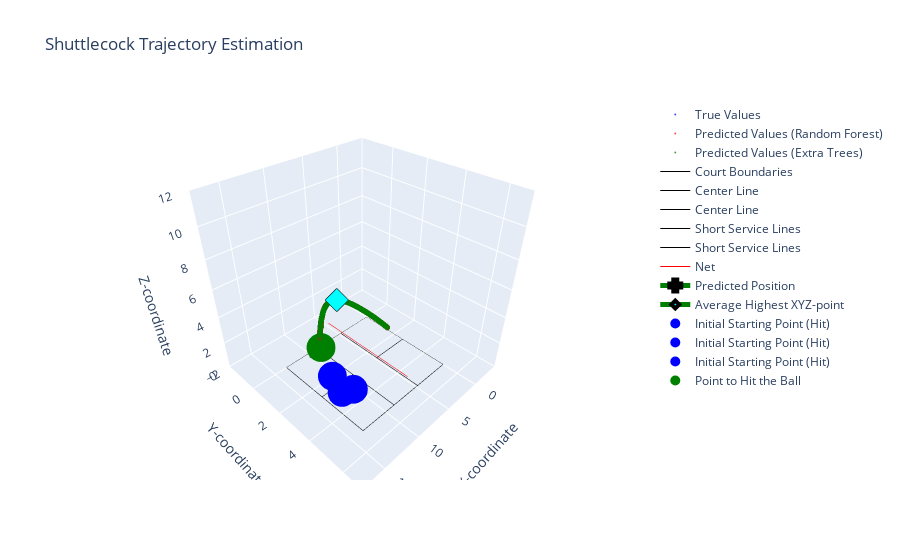

Write notebook code for a chart like this one.
### Markdown cell above
### ROBOT - Shuttlecock Trajectory Estimation

### Code cell
import plotly.graph_objects as go
# Define court dimensions
court_length_x = 13.4
court_length_y = 5.18
court_height_skybox = 10
court_height_net = 1.55
court_length_centerline = 4.68

def is_point_within_court(x, y, z, court_length_x, court_length_y, court_height_skybox):
    """
    Check if a point is within the court boundaries.
    
    Args:
        x (float): X-coordinate of the point
        y (float): Y-coordinate of the point
        z (float): Z-coordinate of the point
        court_length_x (float): Length of the court along the X-axis
        court_length_y (float): Length of the court along the Y-axis
        court_height_skybox (float): Height of the court's skybox
    
    Returns:
        bool: True if the point is within the court boundaries, False otherwise
    """
    return 0 <= x <= court_length_x and 0 <= y <= court_length_y and 0 <= z <= court_height_skybox


# Create the 3D scatter plot
fig = go.Figure(data=[
    go.Scatter3d(
        x=y_actual_coords['SHUTTLECOCK POSITIION IN AIR(X) metres'],
        y=y_actual_coords['SHUTTLECOCK POSITIION IN AIR(Y) metres'],
        z=y_actual_coords['SHUTTLECOCK POSITIION IN AIR(Z) metres'],
        mode='markers',
        name='True Values',
        marker=dict(color='blue', size=2),
        opacity=0.7
    ),
    go.Scatter3d(
        x=predicted_trajectory_points_RT[:, 0],
        y=predicted_trajectory_points_RT[:, 1],
        z=predicted_trajectory_points_RT[:, 2],
        mode='markers',
        name='Predicted Values (Random Forest)',
        marker=dict(color='red', size=2),
        opacity=0.7
    ),
    go.Scatter3d(
        x=predicted_trajectory_points_ET[:, 0],
        y=predicted_trajectory_points_ET[:, 1],
        z=predicted_trajectory_points_ET[:, 2],
        mode='markers',
        name='Predicted Values (Extra Trees)',
        marker=dict(color='green', size=2),
        opacity=0.7
    ),
])

# Set plot title and axis labels
fig.update_layout(
    title='Shuttlecock Trajectory Estimation',
    scene=dict(
        xaxis_title='X-coordinate',
        yaxis_title='Y-coordinate',
        zaxis_title='Z-coordinate',
        xaxis=dict(range=[-4, 18]),  # Set the range for X-axis
        yaxis=dict(range=[-2, 7]),   # Set the range for Y-axis
        zaxis=dict(range=[0, 12]),  # Set the range for Z-axis
        aspectmode='manual',         # Set the aspect mode to manual for custom scaling
        aspectratio=dict(x=1, y=1, z=1)  # Set the aspect ratio for equal scaling of axes
    )
)

# Add court lines to the plot
fig.add_trace(go.Scatter3d(
    x=[0, court_length_x, court_length_x, 0, 0],
    y=[0, 0, court_length_y, court_length_y, 0],
    z=[0, 0, 0, 0, 0],
    mode='lines',
    name='Court Boundaries',
    line=dict(color='black', width=1)
))

fig.add_trace(go.Scatter3d(
    x=[0, court_length_centerline, court_length_centerline, 0, 0],
    y=[court_length_y / 2, court_length_y / 2, court_length_y / 2, court_length_y / 2, court_length_y / 2],
    z=[0, 0, 0, 0, 0],
    mode='lines',
    name='Center Line',
    line=dict(color='black', width=1)
))

fig.add_trace(go.Scatter3d(
    x=[court_length_x - court_length_centerline, court_length_x],
    y=[court_length_y / 2, court_length_y / 2],
    z=[0, 0, 0, 0, 0],
    mode='lines',
    name='Center Line',
    line=dict(color='black', width=1)
))

fig.add_trace(go.Scatter3d(
    x=[court_length_centerline + 0.04, court_length_centerline + 0.04],
    y=[0, court_length_y],
    z=[0, 0],
    mode='lines',
    name='Short Service Lines',
    line=dict(color='black', width=1)
))

fig.add_trace(go.Scatter3d(
    x=[court_length_x - court_length_centerline - 0.04, court_length_x - court_length_centerline - 0.04],
    y=[0, court_length_y],
    z=[0, 0],
    mode='lines',
    name='Short Service Lines',
    line=dict(color='black', width=1)
))

fig.add_trace(go.Scatter3d(
    x=[court_length_x / 2, court_length_x / 2],
    y=[0, court_length_y],
    z=[court_height_net, court_height_net],
    mode='lines',
    name='Net',
    line=dict(color='red', width=1)
))

# Initialize variables
all_within_court_RT = True
all_within_court_ET = True
highest_xyz_points_RT = []
highest_xyz_points_ET = []
highest_z_index_RT = np.argmax(predicted_trajectory_points_RT[:, 2])
highest_z_index_ET = np.argmax(predicted_trajectory_points_ET[:, 2])

# Check if all predicted values for the RT group are within the court
for point in predicted_trajectory_points_RT:
    x, y, z = point
    if not is_point_within_court(x, y, z, court_length_x, court_length_y, court_height_skybox):
        all_within_court_RT = False
        break

# Check if all predicted values for the ET group are within the court
for point in predicted_trajectory_points_ET:
    x, y, z = point
    if not is_point_within_court(x, y, z, court_length_x, court_length_y, court_height_skybox):
        all_within_court_ET = False
        break

color = "red"
predict = True
placeholder="Initial Starting Point (Miss)"
            
if not (all_within_court_RT and all_within_court_ET):
    color = "black"
    predict = False
    placeholder="Initial Starting Point (OUT)"
        
highest_xyz_points_RT = predicted_trajectory_points_RT[-1]
highest_xyz_point_RT = predicted_trajectory_points_RT[highest_z_index_RT]
highest_xyz_points_ET = predicted_trajectory_points_ET[-1]
highest_xyz_point_ET = predicted_trajectory_points_ET[highest_z_index_ET]
    
# Average out the predicted XYZ points
average_xyz = np.mean([highest_xyz_points_RT, highest_xyz_points_ET], axis=0)
# Average out the highest XYZ points
average_highest_xyz = np.mean([highest_xyz_point_RT, highest_xyz_point_ET], axis=0)

# Print the count
print("Is predicted Regression Tree (RT) within court: ", all_within_court_RT)
print("Is predicted Extra Tree (ET) within court: ", all_within_court_ET)
# Print the average XYZ values
print("Average XYZ of Estimated Shuttlecock Position:", average_xyz)

# Add the average predicted X, Y, and Z points to the graph
fig.add_trace(go.Scatter3d(
    x=[average_xyz[0]],
    y=[average_xyz[1]],
    z=[average_xyz[2]],
    mode='lines+markers',
    name='Predicted Position',
    line=dict(color="green", width=5),
    marker=dict(symbol="cross", size=10, color="cyan", line=dict(color="black", width=4)),
    opacity=1
))

# Add the average highest X, Y, and Z points to the graph
fig.add_trace(go.Scatter3d(
    x=[average_highest_xyz[0]],
    y=[average_highest_xyz[1]],
    z=[average_highest_xyz[2]],
    mode='lines+markers',
    name='Average Highest XYZ-point',
    line=dict(color="green", width=5),
    marker=dict(symbol="diamond", size=6, color="cyan", line=dict(color="black", width=4)),
    opacity=1
))

# Calculate the height of the badminton racket from the ground
badminton_height = (120 / 100) - (0.17/2)  # -> 0.17/2 assuming we want to hit it somewhere in the middle of the top quarter

# Calculate the length and width of the robot
robot_length = 20.4 / 100  # Convert length from cm to meters
robot_width = 23 / 100  # Convert width from cm to meters

# Define the range for the initial starting position
x_range = [0, 4.72]
y_range = [0, 5.18]

# Define number of random positions to test
no_of_random_pos = 3

for i in range(no_of_random_pos):
    # Generate random initial starting position within the specified range
    random_initial_x = random.uniform(x_range[0], x_range[1])
    random_initial_y = random.uniform(y_range[0], y_range[1])

    # Calculate the position where the dummy robot should move to
    robot_x = court_length_x - average_xyz[0] - robot_length - random_initial_x
    robot_y = court_length_y - average_xyz[1] - robot_width - random_initial_y

    # Calculate the distance traveled by the robot
    robot_distance = np.sqrt(robot_x ** 2 + robot_y ** 2)
    # Calculate the time required for the robot to move to the position
    robot_movement_time = robot_distance / 3
    if (all_within_court_RT and all_within_court_ET):
        print("Distance: {:.2f} meters in {:.2f} seconds".format(robot_distance, robot_movement_time))

    # Calculate the adjusted z-coordinate for hitting the shuttlecock
    robot_z = average_highest_xyz[2] - badminton_height

    # Check if the average highest XYZ-point is within the court and the robot can reach the position before the ball drops
    if (
        average_xyz[0] >= 0
        and average_xyz[0] <= court_length_x
        and average_xyz[1] >= 0
        and average_xyz[1] <= court_length_y
        and average_highest_xyz[2] >= 0
        and average_highest_xyz[2] <= court_height_skybox
        and robot_movement_time <= 1.5
        and robot_z >= 0
    ):
        # Add the initial starting point of the dummy robot to the graph
        fig.add_trace(
            go.Scatter3d(
                x=[court_length_x - random_initial_x],
                y=[court_length_y - random_initial_y],
                z=[badminton_height],
                mode="markers",
                name="Initial Starting Point (Hit)",
                marker=dict(color="blue", size=10),
                opacity=1,
            )
        )

        # Calculate the (x, y) difference
        x_difference = robot_x
        y_difference = robot_y
        
        if (all_within_court_RT and all_within_court_ET):
            print(f"X difference: {x_difference}")
            print(f"Y difference: {y_difference}")
            print(f"Time required: {robot_movement_time} seconds")
            print("Able to reach and hit on time")
    else:
        # Add the initial starting point of the dummy robot to the graph
        fig.add_trace(
            go.Scatter3d(
                x=[court_length_x - random_initial_x],
                y=[court_length_y - random_initial_y],
                z=[badminton_height],
                mode="markers",
                name=placeholder,
                marker=dict(color=color, size=10),
                opacity=0.3,
            )
        )
        
        if (all_within_court_RT and all_within_court_ET):
            if robot_movement_time > 1.5:
                print(f"X difference: {x_difference}")
                print(f"Y difference: {y_difference}")
                print(f"Time required: {robot_movement_time} seconds")
                print("Cannot reach on time")
            else:
                print("Cannot hit")

if (all_within_court_RT and all_within_court_ET):
    # Add the point where the dummy robot can hit the ball to the graph
    fig.add_trace(
        go.Scatter3d(
            x=[court_length_x - random_initial_x - robot_x],
            y=[court_length_y - random_initial_y - robot_y],
            z=[badminton_height],
            mode="markers",
            name="Point to Hit the Ball",
            marker=dict(color="green", size=10),
            opacity=1,
        )
)

# Show the 3D plot
fig.show()

# Save the plot as an HTML file
offline.plot(fig, filename='interactive_models/robot_pred_normal_reg.html')

### Figure 1 — Plotly figure (JSON) as saved in the notebook; plotly's stock layout.template omitted (floating-point values rounded to 4 significant figures)
{"data": [{"marker": {"color": "blue", "size": 2}, "mode": "markers", "name": "True Values", "opacity": 0.7, "type": "scatter3d", "x": [4.077, 4.153, 4.227, 4.302, 4.376, 4.451, 4.524, 4.595, 4.668, 4.737, 4.81, 4.882, 4.952, 5.021, 5.089, 5.157, 5.227, 5.293, 5.36, 5.427, 5.492, 5.557, 5.621, 5.687, 5.748, 5.814, 5.875, 5.938, 5.998, 6.059, 6.12, 6.181, 6.24, 6.297, 6.359, 6.415, 6.473, 6.529, 6.585, 6.641, 6.695, 6.751, 6.805, 6.859, 6.911, 6.964, 7.017, 7.069, 7.119, 7.17, 7.221, 7.267, 7.319, 7.367, 7.413, 7.461, 7.509, 7.554, 7.6, 7.645, 7.689, 7.734, 7.779, 7.822, 7.863, 7.906, 7.947, 7.988, 8.028, 8.069, 8.109, 8.146, 8.185, 8.224, 8.261, 8.295, 8.334, 8.369, 8.404, 8.438, 8.473, 8.508, 8.537, 8.571, 8.604, 8.634, 8.664, 8.695, 8.726, 8.755, 8.783, 8.811, 8.84, 8.868, 8.893, 8.92, 8.946, 8.971, 8.995, 9.02, 9.045, 9.064, 9.086, 9.112, 9.132, 9.154, 9.173, 9.19, 9.212, 9.231, 9.249, 9.267, 9.283, 9.3, 9.317, 9.332, 9.346, 9.361, 9.376, 9.39, 9.403, 9.416, 9.427, 9.437, 9.448, 9.459, 9.468, 9.478], "y": [2.966, 2.932, 2.899, 2.866, 2.833, 2.799, 2.767, 2.735, 2.702, 2.672, 2.639, 2.607, 2.576, 2.545, 2.515, 2.485, 2.454, 2.424, 2.394, 2.365, 2.336, 2.307, 2.278, 2.249, 2.222, 2.192, 2.165, 2.137, 2.11, 2.083, 2.056, 2.029, 2.003, 1.977, 1.95, 1.925, 1.899, 1.874, 1.849, 1.824, 1.8, 1.775, 1.751, 1.727, 1.704, 1.681, 1.657, 1.634, 1.611, 1.589, 1.566, 1.545, 1.522, 1.501, 1.48, 1.459, 1.438, 1.417, 1.397, 1.377, 1.357, 1.338, 1.317, 1.298, 1.28, 1.261, 1.243, 1.224, 1.207, 1.188, 1.171, 1.154, 1.137, 1.12, 1.103, 1.088, 1.07, 1.055, 1.039, 1.024, 1.008, 0.993, 0.9799, 0.965, 0.9502, 0.9366, 0.9235, 0.9095, 0.896, 0.883, 0.8703, 0.8582, 0.845, 0.8326, 0.8215, 0.8095, 0.798, 0.7867, 0.7759, 0.7649, 0.7537, 0.7454, 0.7355, 0.7239, 0.715, 0.7053, 0.697, 0.6892, 0.6797, 0.671, 0.6628, 0.6548, 0.6477, 0.6403, 0.6325, 0.6262, 0.6196, 0.613, 0.6064, 0.6001, 0.5943, 0.5888, 0.5836, 0.5792, 0.5745, 0.5697, 0.5655, 0.5612], "z": [2.663, 2.725, 2.789, 2.849, 2.903, 2.961, 3.017, 3.074, 3.13, 3.181, 3.234, 3.281, 3.332, 3.382, 3.429, 3.475, 3.521, 3.568, 3.611, 3.655, 3.696, 3.738, 3.778, 3.817, 3.855, 3.894, 3.93, 3.966, 4.003, 4.04, 4.074, 4.105, 4.139, 4.17, 4.2, 4.23, 4.26, 4.289, 4.316, 4.34, 4.368, 4.394, 4.416, 4.442, 4.463, 4.485, 4.506, 4.526, 4.544, 4.563, 4.581, 4.595, 4.611, 4.626, 4.637, 4.65, 4.662, 4.672, 4.68, 4.686, 4.695, 4.7, 4.704, 4.705, 4.707, 4.707, 4.707, 4.704, 4.701, 4.694, 4.69, 4.679, 4.669, 4.657, 4.643, 4.627, 4.611, 4.591, 4.572, 4.548, 4.525, 4.499, 4.468, 4.437, 4.405, 4.369, 4.335, 4.294, 4.251, 4.207, 4.161, 4.111, 4.059, 4.004, 3.948, 3.886, 3.824, 3.758, 3.688, 3.617, 3.54, 3.463, 3.381, 3.295, 3.209, 3.116, 3.019, 2.92, 2.816, 2.71, 2.597, 2.484, 2.367, 2.243, 2.115, 1.983, 1.849, 1.708, 1.564, 1.415, 1.261, 1.104, 0.9381, 0.7687, 0.5953, 0.4141, 0.2333, 0.04092]}, {"marker": {"color": "red", "size": 2}, "mode": "markers", "name": "Predicted Values (Random Forest)", "opacity": 0.7, "type": "scatter3d", "x": [4.077, 4.153, 4.227, 4.302, 4.376, 4.45, 4.524, 4.596, 4.668, 4.739, 4.811, 4.882, 4.952, 5.021, 5.094, 5.168, 5.221, 5.297, 5.367, 5.426, 5.492, 5.561, 5.624, 5.686, 5.753, 5.818, 5.868, 5.949, 5.999, 6.047, 6.125, 6.19, 6.233, 6.308, 6.361, 6.412, 6.482, 6.529, 6.586, 6.626, 6.696, 6.769, 6.798, 6.845, 6.918, 6.971, 7.009, 7.068, 7.12, 7.172, 7.22, 7.27, 7.311, 7.347, 7.429, 7.456, 7.501, 7.551, 7.603, 7.658, 7.698, 7.722, 7.768, 7.821, 7.861, 7.906, 7.96, 7.987, 8.019, 8.057, 8.09, 8.135, 8.175, 8.214, 8.262, 8.286, 8.327, 8.366, 8.405, 8.44, 8.467, 8.497, 8.539, 8.564, 8.588, 8.622, 8.663, 8.693, 8.733, 8.75, 8.771, 8.798, 8.841, 8.865, 8.893, 8.913, 8.942, 8.961, 8.986, 9.022, 9.034, 9.064, 9.086, 9.11, 9.128, 9.153, 9.17, 9.192, 9.209, 9.228, 9.243, 9.266, 9.282, 9.301, 9.316, 9.331, 9.345, 9.362, 9.376, 9.388, 9.403, 9.416, 9.426, 9.436, 9.448, 9.46, 9.469, 9.477], "y": [2.965, 2.928, 2.897, 2.864, 2.83, 2.807, 2.764, 2.735, 2.693, 2.667, 2.64, 2.604, 2.574, 2.535, 2.505, 2.482, 2.464, 2.422, 2.388, 2.362, 2.332, 2.305, 2.276, 2.257, 2.223, 2.198, 2.18, 2.142, 2.121, 2.095, 2.058, 2.027, 2.008, 1.968, 1.946, 1.916, 1.885, 1.865, 1.849, 1.826, 1.791, 1.755, 1.745, 1.732, 1.704, 1.677, 1.651, 1.63, 1.603, 1.575, 1.559, 1.539, 1.521, 1.512, 1.47, 1.459, 1.44, 1.411, 1.379, 1.351, 1.333, 1.324, 1.305, 1.287, 1.277, 1.263, 1.241, 1.23, 1.219, 1.195, 1.182, 1.157, 1.136, 1.116, 1.09, 1.085, 1.064, 1.051, 1.037, 1.021, 1.006, 0.9932, 0.9765, 0.9646, 0.9518, 0.9322, 0.9133, 0.8948, 0.8752, 0.8705, 0.864, 0.8509, 0.8394, 0.8255, 0.8205, 0.8139, 0.7883, 0.7848, 0.7714, 0.7691, 0.768, 0.754, 0.7501, 0.7303, 0.7165, 0.6968, 0.6942, 0.7036, 0.6969, 0.6966, 0.7084, 0.6689, 0.6598, 0.6341, 0.6336, 0.6201, 0.62, 0.6118, 0.6031, 0.5874, 0.5905, 0.5881, 0.5758, 0.5882, 0.5855, 0.5813, 0.5706, 0.5561], "z": [2.663, 2.725, 2.788, 2.848, 2.905, 2.963, 3.018, 3.074, 3.129, 3.18, 3.233, 3.284, 3.333, 3.382, 3.433, 3.483, 3.519, 3.57, 3.616, 3.654, 3.696, 3.739, 3.779, 3.817, 3.858, 3.897, 3.926, 3.974, 4.003, 4.031, 4.074, 4.11, 4.133, 4.173, 4.201, 4.228, 4.263, 4.287, 4.315, 4.334, 4.367, 4.4, 4.414, 4.434, 4.465, 4.487, 4.502, 4.524, 4.544, 4.563, 4.579, 4.595, 4.608, 4.618, 4.641, 4.648, 4.659, 4.669, 4.679, 4.689, 4.694, 4.697, 4.701, 4.703, 4.704, 4.704, 4.703, 4.701, 4.698, 4.693, 4.688, 4.679, 4.668, 4.657, 4.64, 4.631, 4.611, 4.59, 4.568, 4.545, 4.526, 4.502, 4.466, 4.442, 4.418, 4.38, 4.333, 4.293, 4.239, 4.213, 4.18, 4.132, 4.054, 4.007, 3.947, 3.9, 3.831, 3.782, 3.711, 3.606, 3.567, 3.462, 3.383, 3.297, 3.224, 3.117, 3.031, 2.915, 2.827, 2.727, 2.633, 2.491, 2.375, 2.236, 2.122, 1.991, 1.86, 1.696, 1.559, 1.431, 1.255, 1.098, 0.9441, 0.7893, 0.5947, 0.4042, 0.2265, 0.06203]}, {"marker": {"color": "green", "size": 2}, "mode": "markers", "name": "Predicted Values (Extra Trees)", "opacity": 0.7, "type": "scatter3d", "x": [4.077, 4.153, 4.227, 4.302, 4.376, 4.451, 4.524, 4.595, 4.668, 4.737, 4.81, 4.882, 4.952, 5.021, 5.089, 5.158, 5.227, 5.293, 5.36, 5.427, 5.492, 5.557, 5.621, 5.687, 5.748, 5.814, 5.875, 5.938, 5.998, 6.059, 6.125, 6.181, 6.24, 6.297, 6.359, 6.412, 6.473, 6.529, 6.585, 6.641, 6.695, 6.751, 6.805, 6.859, 6.911, 6.964, 7.017, 7.069, 7.119, 7.17, 7.221, 7.267, 7.319, 7.367, 7.413, 7.456, 7.509, 7.554, 7.603, 7.645, 7.689, 7.734, 7.779, 7.822, 7.863, 7.906, 7.947, 7.988, 8.028, 8.073, 8.109, 8.146, 8.188, 8.224, 8.261, 8.295, 8.334, 8.369, 8.404, 8.438, 8.473, 8.508, 8.537, 8.571, 8.604, 8.635, 8.664, 8.689, 8.726, 8.755, 8.783, 8.81, 8.84, 8.868, 8.893, 8.92, 8.946, 8.971, 8.998, 9.02, 9.038, 9.064, 9.086, 9.112, 9.132, 9.154, 9.173, 9.19, 9.212, 9.231, 9.246, 9.267, 9.282, 9.303, 9.317, 9.332, 9.346, 9.361, 9.376, 9.39, 9.403, 9.416, 9.427, 9.437, 9.448, 9.46, 9.468, 9.478], "y": [2.966, 2.932, 2.899, 2.866, 2.833, 2.798, 2.767, 2.735, 2.702, 2.672, 2.639, 2.607, 2.576, 2.547, 2.516, 2.483, 2.454, 2.424, 2.394, 2.365, 2.335, 2.307, 2.278, 2.249, 2.222, 2.192, 2.165, 2.137, 2.11, 2.083, 2.056, 2.029, 2.003, 1.977, 1.95, 1.924, 1.899, 1.874, 1.849, 1.824, 1.8, 1.775, 1.751, 1.727, 1.704, 1.681, 1.657, 1.634, 1.611, 1.589, 1.566, 1.545, 1.522, 1.501, 1.48, 1.466, 1.438, 1.417, 1.394, 1.377, 1.357, 1.338, 1.317, 1.298, 1.28, 1.261, 1.243, 1.224, 1.207, 1.185, 1.171, 1.154, 1.134, 1.12, 1.103, 1.088, 1.07, 1.055, 1.039, 1.024, 1.008, 0.993, 0.9799, 0.965, 0.9502, 0.9332, 0.9235, 0.9142, 0.896, 0.883, 0.8703, 0.8553, 0.845, 0.8326, 0.8215, 0.8095, 0.798, 0.7867, 0.7725, 0.7649, 0.7628, 0.7454, 0.7355, 0.7239, 0.715, 0.7053, 0.697, 0.6892, 0.6797, 0.671, 0.7102, 0.6548, 0.6509, 0.645, 0.6325, 0.6262, 0.6196, 0.613, 0.6064, 0.6001, 0.5943, 0.5888, 0.5836, 0.5792, 0.5745, 0.5706, 0.5655, 0.5612], "z": [2.663, 2.724, 2.789, 2.849, 2.903, 2.962, 3.017, 3.074, 3.13, 3.181, 3.234, 3.281, 3.332, 3.382, 3.43, 3.476, 3.521, 3.568, 3.611, 3.655, 3.696, 3.738, 3.778, 3.817, 3.855, 3.894, 3.93, 3.966, 4.003, 4.04, 4.074, 4.105, 4.139, 4.17, 4.2, 4.228, 4.26, 4.289, 4.316, 4.34, 4.368, 4.394, 4.416, 4.442, 4.463, 4.485, 4.506, 4.526, 4.544, 4.563, 4.581, 4.595, 4.611, 4.626, 4.637, 4.648, 4.662, 4.672, 4.68, 4.686, 4.695, 4.7, 4.704, 4.705, 4.707, 4.707, 4.707, 4.704, 4.701, 4.695, 4.69, 4.679, 4.667, 4.657, 4.643, 4.627, 4.611, 4.591, 4.572, 4.548, 4.525, 4.499, 4.468, 4.437, 4.405, 4.368, 4.335, 4.301, 4.251, 4.207, 4.161, 4.114, 4.059, 4.004, 3.948, 3.886, 3.824, 3.758, 3.68, 3.617, 3.556, 3.463, 3.381, 3.295, 3.209, 3.116, 3.019, 2.92, 2.816, 2.71, 2.617, 2.484, 2.375, 2.226, 2.115, 1.983, 1.849, 1.708, 1.564, 1.415, 1.261, 1.104, 0.9381, 0.7687, 0.5953, 0.4047, 0.2333, 0.04092]}, {"line": {"color": "black", "width": 1}, "mode": "lines", "name": "Court Boundaries", "type": "scatter3d", "x": [0, 13.4, 13.4, 0, 0], "y": [0, 0, 5.18, 5.18, 0], "z": [0, 0, 0, 0, 0]}, {"line": {"color": "black", "width": 1}, "mode": "lines", "name": "Center Line", "type": "scatter3d", "x": [0, 4.68, 4.68, 0, 0], "y": [2.59, 2.59, 2.59, 2.59, 2.59], "z": [0, 0, 0, 0, 0]}, {"line": {"color": "black", "width": 1}, "mode": "lines", "name": "Center Line", "type": "scatter3d", "x": [8.72, 13.4], "y": [2.59, 2.59], "z": [0, 0, 0, 0, 0]}, {"line": {"color": "black", "width": 1}, "mode": "lines", "name": "Short Service Lines", "type": "scatter3d", "x": [4.72, 4.72], "y": [0, 5.18], "z": [0, 0]}, {"line": {"color": "black", "width": 1}, "mode": "lines", "name": "Short Service Lines", "type": "scatter3d", "x": [8.68, 8.68], "y": [0, 5.18], "z": [0, 0]}, {"line": {"color": "red", "width": 1}, "mode": "lines", "name": "Net", "type": "scatter3d", "x": [6.7, 6.7], "y": [0, 5.18], "z": [1.55, 1.55]}, {"line": {"color": "green", "width": 5}, "marker": {"color": "cyan", "line": {"color": "black", "width": 4}, "size": 10, "symbol": "cross"}, "mode": "lines+markers", "name": "Predicted Position", "opacity": 1, "type": "scatter3d", "x": [9.477], "y": [0.5586], "z": [0.05148]}, {"line": {"color": "green", "width": 5}, "marker": {"color": "cyan", "line": {"color": "black", "width": 4}, "size": 6, "symbol": "diamond"}, "mode": "lines+markers", "name": "Average Highest XYZ-point", "opacity": 1, "type": "scatter3d", "x": [7.906], "y": [1.262], "z": [4.706]}, {"marker": {"color": "blue", "size": 10}, "mode": "markers", "name": "Initial Starting Point (Hit)", "opacity": 1, "type": "scatter3d", "x": [11.81], "y": [2.572], "z": [1.115]}, {"marker": {"color": "blue", "size": 10}, "mode": "markers", "name": "Initial Starting Point (Hit)", "opacity": 1, "type": "scatter3d", "x": [11.51], "y": [3.789], "z": [1.115]}, {"marker": {"color": "blue", "size": 10}, "mode": "markers", "name": "Initial Starting Point (Hit)", "opacity": 1, "type": "scatter3d", "x": [12.65], "y": [3.575], "z": [1.115]}, {"marker": {"color": "green", "size": 10}, "mode": "markers", "name": "Point to Hit the Ball", "opacity": 1, "type": "scatter3d", "x": [9.681], "y": [0.7886], "z": [1.115]}], "layout": {"scene": {"aspectmode": "manual", "aspectratio": {"x": 1, "y": 1, "z": 1}, "xaxis": {"range": [-4, 18], "title": {"text": "X-coordinate"}}, "yaxis": {"range": [-2, 7], "title": {"text": "Y-coordinate"}}, "zaxis": {"range": [0, 12], "title": {"text": "Z-coordinate"}}}, "title": {"text": "Shuttlecock Trajectory Estimation"}}}
